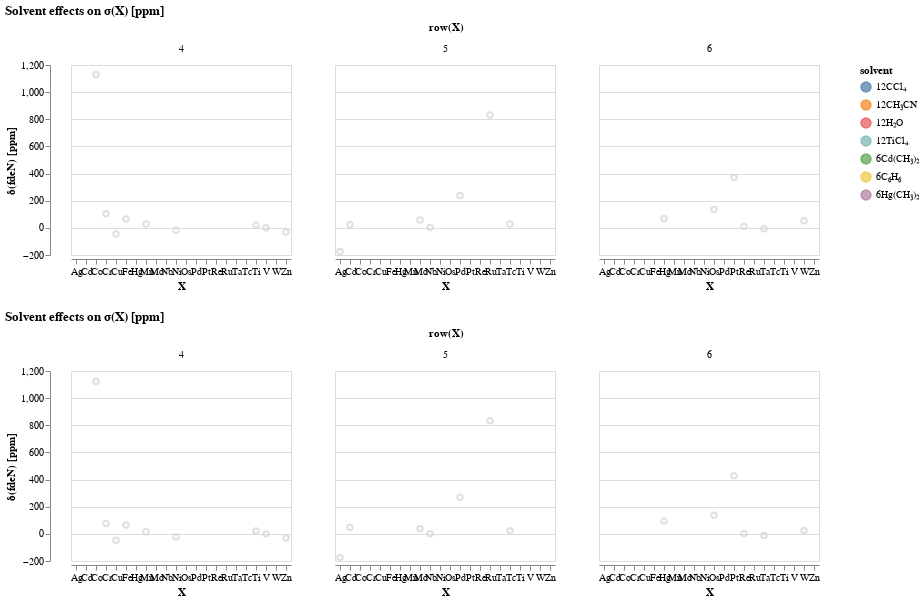

This figure's notebook cell:
### Code cell
hover = alt.selection_single(on='mouseover', nearest=True, empty='none')

def choose_y(ydata):
    base = alt.Chart(df_adf_all).encode(
    x=alt.X('mol:O',
            axis=alt.Axis(title="X",labelAngle=0)
           ),
    y=alt.Y(ydata,
            axis=alt.Axis(title="δ(fdeN) [ppm]", 
                          format=",.0f")
           ),
    color=alt.condition(hover, 'solvent:N', alt.value('lightgray'))
    ).properties(
        width=220,
        height=190,
    )

    points = base.mark_point().add_selection(
        hover
    )

    text = base.mark_text(dy=-5).encode(
    text = 'complex:N',
    opacity = alt.condition(hover, alt.value(1), alt.value(0))
    )
    return points, text

def def_layer(points, text):
    layer=alt.layer(points, text).facet(
        facet=alt.Facet('row:N', title='row(X)'),
        spacing=-60,
        title='Solvent effects on σ(X) [ppm]'
    )
    return layer


def facet_wrap(layers):
    compound_chart = alt.hconcat()
    #for r in range(2,4):  
    for r in layers:
        rowplot = alt.vconcat() #start a new row
        compound_chart &= rowplot # add the entire row of plots as a new row
    return compound_chart
    
delta2_points, delta2_text=choose_y('delta2')
delta3_points, delta3_text=choose_y('delta3')

layer2=def_layer(delta2_points, delta2_text)
layer3=def_layer(delta3_points, delta3_text)

#layers=[layer2,layer3]
#chart=facet_wrap(layers)
#chart
alt.vconcat(layer2, layer3)

### Figure 1 — Vega-Lite specification as saved in the notebook (floating-point values rounded to 4 significant figures)
{"config": {"view": {"continuousWidth": 400, "continuousHeight": 300}}, "vconcat": [{"facet": {"type": "nominal", "field": "row", "title": "row(X)"}, "spec": {"layer": [{"mark": "point", "encoding": {"color": {"condition": {"type": "nominal", "field": "solvent", "selection": "selector111"}, "value": "lightgray"}, "x": {"type": "ordinal", "axis": {"labelAngle": 0, "title": "X"}, "field": "mol"}, "y": {"type": "quantitative", "axis": {"format": ",.0f", "title": "δ(fdeN) [ppm]"}, "field": "delta2"}}, "height": 190, "selection": {"selector111": {"type": "single", "on": "mouseover", "nearest": true, "empty": "none"}}, "width": 220}, {"mark": {"type": "text", "dy": -5}, "encoding": {"color": {"condition": {"type": "nominal", "field": "solvent", "selection": "selector111"}, "value": "lightgray"}, "opacity": {"condition": {"value": 1, "selection": "selector111"}, "value": 0}, "text": {"type": "nominal", "field": "complex"}, "x": {"type": "ordinal", "axis": {"labelAngle": 0, "title": "X"}, "field": "mol"}, "y": {"type": "quantitative", "axis": {"format": ",.0f", "title": "δ(fdeN) [ppm]"}, "field": "delta2"}}, "height": 190, "width": 220}]}, "spacing": -60, "title": "Solvent effects on σ(X) [ppm]"}, {"facet": {"type": "nominal", "field": "row", "title": "row(X)"}, "spec": {"layer": [{"mark": "point", "encoding": {"color": {"condition": {"type": "nominal", "field": "solvent", "selection": "selector111"}, "value": "lightgray"}, "x": {"type": "ordinal", "axis": {"labelAngle": 0, "title": "X"}, "field": "mol"}, "y": {"type": "quantitative", "axis": {"format": ",.0f", "title": "δ(fdeN) [ppm]"}, "field": "delta3"}}, "height": 190, "selection": {"selector111": {"type": "single", "on": "mouseover", "nearest": true, "empty": "none"}}, "width": 220}, {"mark": {"type": "text", "dy": -5}, "encoding": {"color": {"condition": {"type": "nominal", "field": "solvent", "selection": "selector111"}, "value": "lightgray"}, "opacity": {"condition": {"value": 1, "selection": "selector111"}, "value": 0}, "text": {"type": "nominal", "field": "complex"}, "x": {"type": "ordinal", "axis": {"labelAngle": 0, "title": "X"}, "field": "mol"}, "y": {"type": "quantitative", "axis": {"format": ",.0f", "title": "δ(fdeN) [ppm]"}, "field": "delta3"}}, "height": 190, "width": 220}]}, "spacing": -60, "title": "Solvent effects on σ(X) [ppm]"}], "data": {"name": "data-7ad6c731f26a905cfbe8d6bcba28d033"}, "$schema": "https://vega.github.io/schema/vega-lite/v4.8.1.json", "datasets": {"data-7ad6c731f26a905cfbe8d6bcba28d033": [{"mol": "Ti", "x_labels": "Ti", "where": "SO-ZORA", "solveff": 4.3, "row": 4, "charge": 0, "solvent": "12TiCl₄", "complex": "TiCl₄ + 12TiCl₄", "delta1": 22.18, "delta2": 21.68, "delta3": 21.85, "delta4": 4.3, "Delta1": 22.18, "Delta2": -0.5, "Delta3": 0.17, "Delta4": -17.55, "d1": -0.02176, "d2": -0.02115, "d3": -0.02136, "d4": -0.0}, {"mol": "V", "x_labels": "V", "where": "SO-ZORA", "solveff": -25.33, "row": 4, "charge": 0, "solvent": "6C₆H₆", "complex": "VOCl₃ + 6C₆H₆", "delta1": 2.814, "delta2": 1.017, "delta3": -0.105, "delta4": -25.33, "Delta1": 2.814, "Delta2": -1.797, "Delta3": -1.122, "Delta4": -25.23, "d1": -0.01513, "d2": -0.01417, "d3": -0.01356, "d4": -0.0}, {"mol": "Cr", "x_labels": "Cr", "where": "SO-ZORA", "solveff": 63.86, "row": 4, "charge": -2, "solvent": "12H₂O", "complex": "CrO₄²⁻ + 12H₂O", "delta1": 123.0, "delta2": 104.0, "delta3": 76.65, "delta4": 63.86, "Delta1": 123.0, "Delta2": -19.01, "Delta3": -27.38, "Delta4": -12.8, "d1": -0.02171, "d2": -0.01474, "d3": -0.004694, "d4": -0.0}, {"mol": "Mn", "x_labels": "Mn", "where": "SO-ZORA", "solveff": -7.242, "row": 4, "charge": -1, "solvent": "12H₂O", "complex": "MnO₄⁻ + 12H₂O", "delta1": 35.49, "delta2": 29.14, "delta3": 15.23, "delta4": -7.242, "Delta1": 35.49, "Delta2": -6.351, "Delta3": -13.91, "Delta4": -22.47, "d1": -0.01086, "d2": -0.009246, "d3": -0.005711, "d4": -0.0}, {"mol": "Fe", "x_labels": "Fe", "where": "SO-ZORA", "solveff": 47.11, "row": 4, "charge": 0, "solvent": "6C₆H₆", "complex": "Fe(CO)₅ + 6C₆H₆", "delta1": 67.43, "delta2": 65.41, "delta3": 64.57, "delta4": 47.11, "Delta1": 67.43, "Delta2": -2.017, "Delta3": -0.841, "Delta4": -17.46, "d1": -0.008717, "d2": -0.007852, "d3": -0.007491, "d4": -0.0}, {"mol": "Co", "x_labels": "Co", "where": "SO-ZORA", "solveff": 1097.0, "row": 4, "charge": -3, "solvent": "12H₂O", "complex": "Co(CN)₆³⁻ + 12H₂O", "delta1": 1098.0, "delta2": 1128.0, "delta3": 1124.0, "delta4": 1097.0, "Delta1": 1098.0, "Delta2": 29.28, "Delta3": -3.119, "Delta4": -27.11, "d1": -0.0001645, "d2": -0.005234, "d3": -0.004694, "d4": -0.0}, {"mol": "Ni", "x_labels": "Ni", "where": "SO-ZORA", "solveff": -27.54, "row": 4, "charge": 0, "solvent": "6C₆H₆", "complex": "Ni(CO)₄ + 6C₆H₆", "delta1": -9.36, "delta2": -17.95, "delta3": -21.46, "delta4": -27.54, "Delta1": -9.36, "Delta2": -8.592, "Delta3": -3.505, "Delta4": -6.087, "d1": -0.01116, "d2": -0.005885, "d3": -0.003735, "d4": -0.0}, {"mol": "Cu", "x_labels": "Cu", "where": "SO-ZORA", "solveff": -53.46, "row": 4, "charge": 1, "solvent": "12CH₃CN", "complex": "Cu(CH₃CN)₄⁺ + 12CH₃CN", "delta1": -23.3, "delta2": -44.89, "delta3": -47.87, "delta4": -53.46, "Delta1": -23.3, "Delta2": -21.59, "Delta3": -2.983, "Delta4": -5.593, "d1": 0.0632, "d2": 0.01797, "d3": 0.01172, "d4": 0.0}, {"mol": "Zn", "x_labels": "Zn", "where": "SO-ZORA", "solveff": -43.15, "row": 4, "charge": 2, "solvent": "12H₂O", "complex": "Zn(H₂O)₆²⁺ + 12H₂O", "delta1": -29.68, "delta2": -30.29, "delta3": -30.12, "delta4": -43.15, "Delta1": -29.68, "Delta2": -0.611, "Delta3": 0.171, "Delta4": -13.02, "d1": 0.007035, "d2": 0.006715, "d3": 0.006805, "d4": 0.0}, {"mol": "Nb", "x_labels": "Nb", "where": "SO-ZORA", "solveff": -19.51, "row": 5, "charge": -1, "solvent": "12CH₃CN", "complex": "NbCl₆⁻ + 12CH₃CN", "delta1": 15.89, "delta2": 3.21, "delta3": 0.179, "delta4": -19.51, "Delta1": 15.89, "Delta2": -12.68, "Delta3": -3.031, "Delta4": -19.69, "d1": -0.1114, "d2": -0.07148, "d3": -0.06194, "d4": -0.0}, {"mol": "Mo", "x_labels": "Mo", "where": "SO-ZORA", "solveff": 16.26, "row": 5, "charge": -2, "solvent": "12H₂O", "complex": "MoO₄²⁻ + 12H₂O", "delta1": 69.5, "delta2": 57.48, "delta3": 38.01, "delta4": 16.26, "Delta1": 69.5, "Delta2": -12.02, "Delta3": -19.47, "Delta4": -21.75, "d1": -0.09522, "d2": -0.07372, "d3": -0.0389, "d4": -0.0}, {"mol": "Tc", "x_labels": "Tc", "where": "SO-ZORA", "solveff": 26.99, "row": 5, "charge": -1, "solvent": "12H₂O", "complex": "TcO₄⁻ + 12H₂O", "delta1": 22.69, "delta2": 28.88, "delta3": 23.9, "delta4": 26.99, "Delta1": 22.69, "Delta2": 6.184, "Delta3": -4.982, "Delta4": 3.092, "d1": 0.003026, "d2": -0.001332, "d3": 0.002179, "d4": -0.0}, {"mol": "Ru", "x_labels": "Ru", "where": "SO-ZORA", "solveff": 787.8, "row": 5, "charge": -4, "solvent": "12H₂O", "complex": "Ru(CN)₆⁴⁻ + 12H₂O", "delta1": 828.1, "delta2": 831.8, "delta3": 834.2, "delta4": 787.8, "Delta1": 828.1, "Delta2": 3.637, "Delta3": 2.412, "Delta4": -46.41, "d1": -0.04974, "d2": -0.05423, "d3": -0.0572, "d4": -0.0}, {"mol": "Pd", "x_labels": "Pd", "where": "SO-ZORA", "solveff": 271.0, "row": 5, "charge": -2, "solvent": "12H₂O", "complex": "PdCl₆²⁻ + 12H₂O", "delta1": 202.9, "delta2": 238.6, "delta3": 270.5, "delta4": 271.0, "Delta1": 202.9, "Delta2": 35.67, "Delta3": 31.89, "Delta4": 0.485, "d1": 0.04305, "d2": 0.02048, "d3": 0.0003068, "d4": -0.0}, {"mol": "Ag", "x_labels": "Ag", "where": "SO-ZORA", "solveff": -210.2, "row": 5, "charge": 1, "solvent": "12H₂O", "complex": "Ag(H₂O)₄⁺ + 12H₂O", "delta1": -175.0, "delta2": -174.3, "delta3": -173.4, "delta4": -210.2, "Delta1": -175.0, "Delta2": 0.772, "Delta3": 0.835, "Delta4": -36.73, "d1": 0.008141, "d2": 0.00832, "d3": 0.008513, "d4": 0.0}, {"mol": "Cd", "x_labels": "Cd", "where": "SO-ZORA", "solveff": 54.9, "row": 5, "charge": 0, "solvent": "6Cd(CH₃)₂", "complex": "Cd(CH₃)₂ + 6Cd(CH₃)₂", "delta1": 6.982, "delta2": 22.72, "delta3": 46.82, "delta4": 54.9, "Delta1": 6.982, "Delta2": 15.73, "Delta3": 24.1, "Delta4": 8.08, "d1": -0.01386, "d2": -0.009311, "d3": -0.002338, "d4": 0.0}, {"mol": "Ta", "x_labels": "Ta", "where": "SO-ZORA", "solveff": 30.64, "row": 6, "charge": -1, "solvent": "12CH₃CN", "complex": "TaCl₆⁻ + 12CH₃CN", "delta1": 11.59, "delta2": -6.849, "delta3": -11.6, "delta4": 30.64, "Delta1": 11.59, "Delta2": -18.44, "Delta3": -4.747, "Delta4": 42.23, "d1": -0.005583, "d2": -0.01099, "d3": -0.01238, "d4": 0.0}, {"mol": "W", "x_labels": "W", "where": "SO-ZORA", "solveff": -74.4, "row": 6, "charge": -2, "solvent": "12H₂O", "complex": "WO₄²⁻ + 12H₂O", "delta1": 85.21, "delta2": 52.39, "delta3": 25.1, "delta4": -74.4, "Delta1": 85.21, "Delta2": -32.82, "Delta3": -27.3, "Delta4": -99.5, "d1": 0.05317, "d2": 0.04224, "d3": 0.03314, "d4": 0.0}, {"mol": "Re", "x_labels": "Re", "where": "SO-ZORA", "solveff": -52.82, "row": 6, "charge": -1, "solvent": "12H₂O", "complex": "ReO₄⁻ + 12H₂O", "delta1": 21.6, "delta2": 11.56, "delta3": 2.737, "delta4": -52.82, "Delta1": 21.6, "Delta2": -10.05, "Delta3": -8.819, "Delta4": -55.56, "d1": 0.03932, "d2": 0.03401, "d3": 0.02936, "d4": 0.0}, {"mol": "Os", "x_labels": "Os", "where": "SO-ZORA", "solveff": 121.2, "row": 6, "charge": 0, "solvent": "12CCl₄", "complex": "OsO₄ + 12CCl₄", "delta1": 132.7, "delta2": 135.6, "delta3": 137.6, "delta4": 121.2, "Delta1": 132.7, "Delta2": 2.826, "Delta3": 2.027, "Delta4": -16.41, "d1": 0.009486, "d2": 0.01181, "d3": 0.01347, "d4": 0.0}, {"mol": "Pt", "x_labels": "Pt", "where": "SO-ZORA", "solveff": 498.5, "row": 6, "charge": -2, "solvent": "12H₂O", "complex": "PtCl₆²⁻ + 12H₂O", "delta1": 292.3, "delta2": 371.2, "delta3": 428.1, "delta4": 498.5, "Delta1": 292.3, "Delta2": 78.86, "Delta3": 56.9, "Delta4": 70.43, "d1": -0.1094, "d2": -0.06754, "d3": -0.03736, "d4": 0.0}, {"mol": "Hg", "x_labels": "Hg", "where": "SO-ZORA", "solveff": 40.08, "row": 6, "charge": 0, "solvent": "6Hg(CH₃)₂", "complex": "Hg(CH₃)₂ + 6Hg(CH₃)₂", "delta1": 31.95, "delta2": 67.2, "delta3": 95.47, "delta4": 40.08, "Delta1": 31.95, "Delta2": 35.25, "Delta3": 28.28, "Delta4": -55.39, "d1": -0.0009148, "d2": 0.003053, "d3": 0.006236, "d4": 0.0}]}}
